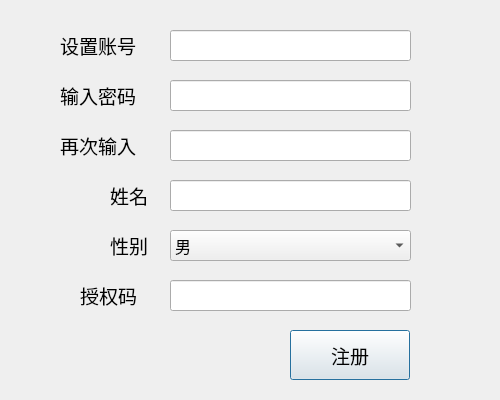
<?xml version="1.0" encoding="UTF-8"?>
<ui version="4.0">
 <class>regist</class>
 <widget class="QDialog" name="regist">
  <property name="geometry">
   <rect>
    <x>0</x>
    <y>0</y>
    <width>500</width>
    <height>400</height>
   </rect>
  </property>
  <property name="windowTitle">
   <string>Dialog</string>
  </property>
  <widget class="QPushButton" name="pushButton">
   <property name="geometry">
    <rect>
     <x>290</x>
     <y>330</y>
     <width>120</width>
     <height>50</height>
    </rect>
   </property>
   <property name="font">
    <font>
     <family>迷你简稚艺</family>
     <pointsize>14</pointsize>
    </font>
   </property>
   <property name="text">
    <string>注册</string>
   </property>
  </widget>
  <widget class="QLineEdit" name="lineEdit_2">
   <property name="geometry">
    <rect>
     <x>170</x>
     <y>80</y>
     <width>241</width>
     <height>31</height>
    </rect>
   </property>
   <property name="font">
    <font>
     <family>黑体</family>
     <pointsize>12</pointsize>
    </font>
   </property>
  </widget>
  <widget class="QLineEdit" name="lineEdit">
   <property name="geometry">
    <rect>
     <x>170</x>
     <y>30</y>
     <width>241</width>
     <height>31</height>
    </rect>
   </property>
   <property name="font">
    <font>
     <family>黑体</family>
     <pointsize>12</pointsize>
    </font>
   </property>
   <property name="text">
    <string/>
   </property>
  </widget>
  <widget class="QLabel" name="label_4">
   <property name="geometry">
    <rect>
     <x>60</x>
     <y>30</y>
     <width>101</width>
     <height>31</height>
    </rect>
   </property>
   <property name="font">
    <font>
     <family>迷你简稚艺</family>
     <pointsize>14</pointsize>
    </font>
   </property>
   <property name="text">
    <string>设置账号</string>
   </property>
  </widget>
  <widget class="QLabel" name="label_5">
   <property name="geometry">
    <rect>
     <x>60</x>
     <y>80</y>
     <width>101</width>
     <height>31</height>
    </rect>
   </property>
   <property name="font">
    <font>
     <family>迷你简稚艺</family>
     <pointsize>14</pointsize>
    </font>
   </property>
   <property name="text">
    <string>输入密码</string>
   </property>
  </widget>
  <widget class="QLineEdit" name="lineEdit_3">
   <property name="geometry">
    <rect>
     <x>170</x>
     <y>280</y>
     <width>241</width>
     <height>31</height>
    </rect>
   </property>
   <property name="font">
    <font>
     <family>13th Ghostwrite JRZ</family>
     <pointsize>12</pointsize>
    </font>
   </property>
   <property name="text">
    <string/>
   </property>
  </widget>
  <widget class="QLabel" name="label_6">
   <property name="geometry">
    <rect>
     <x>80</x>
     <y>280</y>
     <width>71</width>
     <height>31</height>
    </rect>
   </property>
   <property name="font">
    <font>
     <family>迷你简稚艺</family>
     <pointsize>14</pointsize>
    </font>
   </property>
   <property name="text">
    <string>授权码</string>
   </property>
  </widget>
  <widget class="QLineEdit" name="lineEdit_4">
   <property name="geometry">
    <rect>
     <x>170</x>
     <y>180</y>
     <width>241</width>
     <height>31</height>
    </rect>
   </property>
   <property name="font">
    <font>
     <family>黑体</family>
     <pointsize>12</pointsize>
    </font>
   </property>
   <property name="text">
    <string/>
   </property>
  </widget>
  <widget class="QLabel" name="label_7">
   <property name="geometry">
    <rect>
     <x>110</x>
     <y>180</y>
     <width>51</width>
     <height>31</height>
    </rect>
   </property>
   <property name="font">
    <font>
     <family>迷你简稚艺</family>
     <pointsize>14</pointsize>
    </font>
   </property>
   <property name="text">
    <string>姓名</string>
   </property>
  </widget>
  <widget class="QLabel" name="label_8">
   <property name="geometry">
    <rect>
     <x>110</x>
     <y>230</y>
     <width>51</width>
     <height>31</height>
    </rect>
   </property>
   <property name="font">
    <font>
     <family>迷你简稚艺</family>
     <pointsize>14</pointsize>
    </font>
   </property>
   <property name="text">
    <string>性别</string>
   </property>
  </widget>
  <widget class="QComboBox" name="comboBox">
   <property name="geometry">
    <rect>
     <x>170</x>
     <y>230</y>
     <width>241</width>
     <height>31</height>
    </rect>
   </property>
   <property name="font">
    <font>
     <family>黑体</family>
     <pointsize>12</pointsize>
    </font>
   </property>
   <item>
    <property name="text">
     <string>男</string>
    </property>
   </item>
   <item>
    <property name="text">
     <string>女</string>
    </property>
   </item>
  </widget>
  <widget class="QLineEdit" name="lineEdit_5">
   <property name="geometry">
    <rect>
     <x>170</x>
     <y>130</y>
     <width>241</width>
     <height>31</height>
    </rect>
   </property>
   <property name="font">
    <font>
     <family>黑体</family>
     <pointsize>12</pointsize>
    </font>
   </property>
  </widget>
  <widget class="QLabel" name="label_9">
   <property name="geometry">
    <rect>
     <x>60</x>
     <y>130</y>
     <width>101</width>
     <height>31</height>
    </rect>
   </property>
   <property name="font">
    <font>
     <family>迷你简稚艺</family>
     <pointsize>14</pointsize>
    </font>
   </property>
   <property name="text">
    <string>再次输入</string>
   </property>
  </widget>
 </widget>
 <tabstops>
  <tabstop>lineEdit</tabstop>
  <tabstop>lineEdit_2</tabstop>
  <tabstop>lineEdit_5</tabstop>
  <tabstop>lineEdit_4</tabstop>
  <tabstop>lineEdit_3</tabstop>
  <tabstop>pushButton</tabstop>
  <tabstop>comboBox</tabstop>
 </tabstops>
 <resources/>
 <connections/>
</ui>
